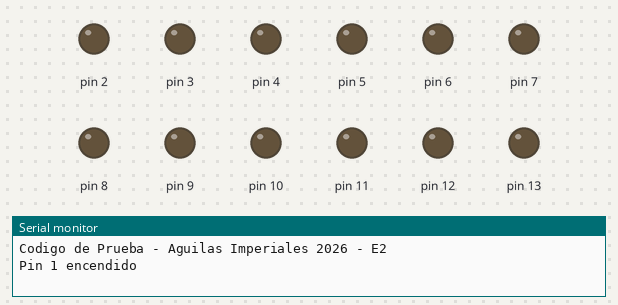
Simulated run of this sketch. Board: Arduino Uno, built with avr-gcc and run on an emulated ATmega328P. Parts: output pins drawn as LEDs (lit = HIGH), the last lines printed to the serial monitor.

Above: at 0.5 s.
At 2.2 s:
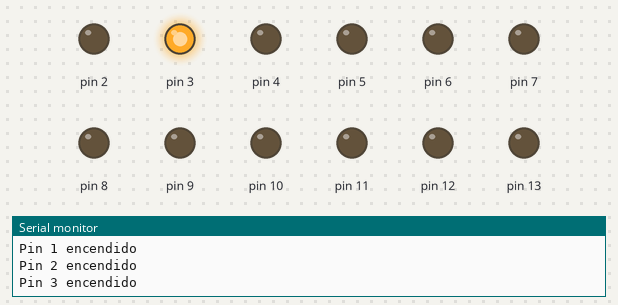
At 5.2 s:
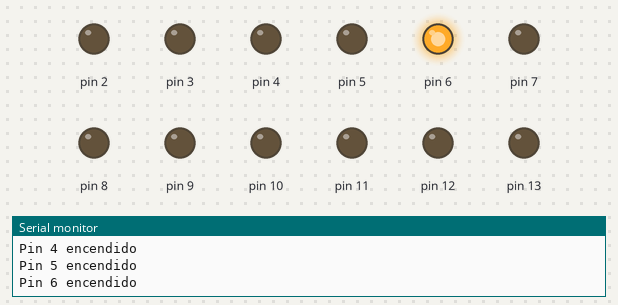
At 9.2 s:
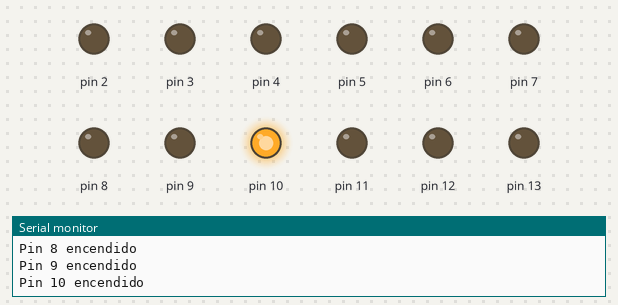
At 12.2 s:
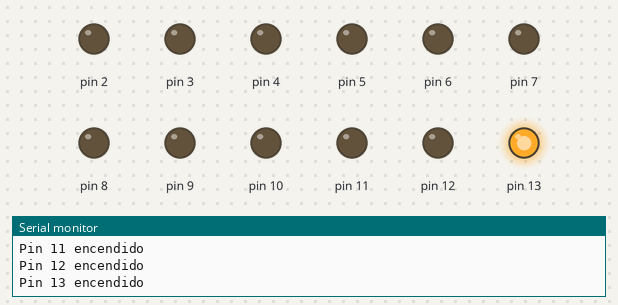
At 17.2 s:
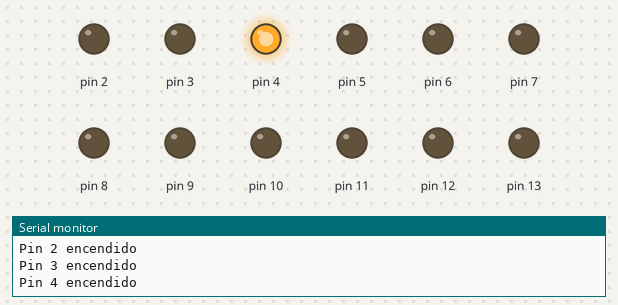
Timing chart, 0 to 18.2 s (numbered marks = the images above):
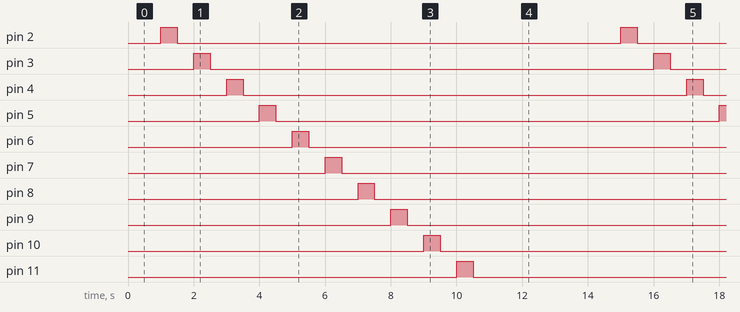

Measured:
- by itself, pin 2–13: alternates HIGH for 0.50 s and LOW for 13.5 s
- by itself, everything shown: repeats every 14.0 s, in 24 steps

The sketch:

Codigo-de-Pruebas.ino
```cpp
void setup(){
    Serial.begin(9600);
    Serial.println("Codigo de Prueba - Aguilas Imperiales 2026 - E2");
    //Todos los pines configurados como OUTPUT para probar configuracion
    pinMode(3, OUTPUT);
    pinMode(4, OUTPUT);
    pinMode(7, OUTPUT);
    pinMode(9, OUTPUT);
    pinMode(10, OUTPUT);
    pinMode(11, OUTPUT);
    pinMode(12, OUTPUT);
    pinMode(13, OUTPUT);
    pinMode(5, OUTPUT);
    pinMode(6, OUTPUT);
    pinMode(8, OUTPUT);
    pinMode(2, OUTPUT);
}

void loop(){
    for(int i = 1; i <= 14; i++){
        digitalWrite(i, HIGH);
        Serial.print("Pin ");
        Serial.print(i);
        Serial.println(" encendido");
        delay(500);
        digitalWrite(i, LOW);
        delay(500);
    }

}
```
